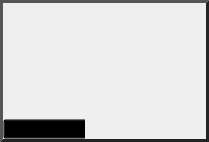
<?xml version="1.0" encoding="UTF-8"?>
<ui version="4.0">
 <class>ViewerWidget</class>
 <widget class="QWidget" name="ViewerWidget">
  <property name="geometry">
   <rect>
    <x>0</x>
    <y>0</y>
    <width>209</width>
    <height>142</height>
   </rect>
  </property>
  <property name="windowTitle">
   <string>ViewerWidget</string>
  </property>
  <property name="styleSheet">
   <string notr="true">QWidget#buttonbar_{
	background-color: qlineargradient(spread:pad, x1:0.5, y1:0, x2:0.5, y2:0.960227,
	stop:0 rgba(211, 211, 211, 255),
	stop:0.155779 rgba(228, 228, 228,255),
	stop:1 rgba(204, 204, 204, 255));
	margin: 0px;
	padding: 0px;
}

QWidget#viewer_states_holder_{
	margin: 0px;
	padding: 0px;
}

QWidget#border_{
	border-top: 3px solid rgb( 85, 85, 85 );
	border-bottom: 3px solid rgb( 35, 35, 35 );
	border-left: 3px solid rgb( 85, 85, 85 );
	border-right: 3px solid rgb( 35, 35, 35 );
}
/*
QComboBox {
	margin: 0, 0, 0, 0;
	padding: 0, 0, 0, 0;
	min-width: 6em;
	background-color: rgba( 0, 0, 0, 0 );
}
QComboBox::down-arrow:on {
	top: 1px;
	left: 1px;
}
QComboBox::down-arrow
{
	margin: 0, 0, 0, 0;
	padding: 0, 0, 0, 0;
	
}
*/

QToolButton{
	border: 1px solid rgba( 0, 0, 0, 0 );
	margin: 0, 0, 0, 0;
	padding: 0, 0, 0, 0;
	
}

QToolButton:hover{
	background-color: rgba( 140, 140, 140, 50 );
}

QToolButton:pressed{
	border: 1px solid rgba( 100, 100, 100, 120 );
	background-color: rgba( 100, 100, 100, 200 );
}


 QComboBox {
     /*border: 1px solid gray;
     border-radius: 3px;*/
     padding: 1px 1px 1px 1px;
     min-width: 6em;
	background-color: rgba( 0,0,0,0 );
	color: black;
 }

 QComboBox:editable {
     /*background: white;*/
 }

 QComboBox:!editable, QComboBox::drop-down:editable {
      /*background-color: rgba( 0,0,0,0 );*/
	background-color:
	qlineargradient(x1: 0, y1: 0, x2: 0, y2: 1,
                                  stop: 0 #E1E1E1, stop: 0.4 #DDDDDD,
                                  stop: 0.5 #D8D8D8, stop: 1.0 #D3D3D3);
 }

 /* QComboBox gets the &quot;on&quot; state when the popup is open */
 QComboBox:!editable:on, QComboBox::drop-down:editable:on {
     background: qlineargradient(x1: 0, y1: 0, x2: 0, y2: 1,
                                 stop: 0 #D3D3D3, stop: 0.4 #D8D8D8,
                                 stop: 0.5 #DDDDDD, stop: 1.0 #E1E1E1);
 }

 QComboBox:on { /* shift the text when the popup opens */
     /*padding-top: 3px;
     padding-left: 4px;*/
 }

 QComboBox::drop-down {
     subcontrol-origin: padding;
     subcontrol-position: top right;
     width: 0px;
	/*border-left-width: 1px;
     border-left-color: gray;
     border-left-style: solid; /* just a single line */
     border-top-right-radius: 3px; /* same radius as the QComboBox */
     border-bottom-right-radius: 3px;
 }

 QComboBox::down-arrow {
     image: url(/usr/share/icons/crystalsvg/16x16/actions/1downarrow.png);
 }

 QComboBox::down-arrow:on { /* shift the arrow when popup is open */
     top: 0px;
     left: 0px;
 }
QComboBox::icon{
	border: 1px solid rgba( 0, 0, 0, 0 );
}


</string>
  </property>
  <layout class="QHBoxLayout" name="horizontalLayout_3">
   <property name="spacing">
    <number>0</number>
   </property>
   <property name="margin">
    <number>0</number>
   </property>
   <item>
    <widget class="QWidget" name="border_" native="true">
     <layout class="QVBoxLayout" name="verticalLayout">
      <property name="spacing">
       <number>0</number>
      </property>
      <property name="margin">
       <number>3</number>
      </property>
      <item>
       <widget class="QWidget" name="viewer_slot_" native="true">
        <property name="sizePolicy">
         <sizepolicy hsizetype="Preferred" vsizetype="MinimumExpanding">
          <horstretch>0</horstretch>
          <verstretch>0</verstretch>
         </sizepolicy>
        </property>
        <layout class="QHBoxLayout" name="viewer_layout_">
         <property name="spacing">
          <number>0</number>
         </property>
         <property name="margin">
          <number>0</number>
         </property>
        </layout>
       </widget>
      </item>
      <item>
       <widget class="QWidget" name="buttonbar_" native="true">
        <property name="sizePolicy">
         <sizepolicy hsizetype="Preferred" vsizetype="Fixed">
          <horstretch>0</horstretch>
          <verstretch>0</verstretch>
         </sizepolicy>
        </property>
        <property name="minimumSize">
         <size>
          <width>0</width>
          <height>20</height>
         </size>
        </property>
        <property name="maximumSize">
         <size>
          <width>16777215</width>
          <height>16777215</height>
         </size>
        </property>
        <layout class="QHBoxLayout" name="button_layout_">
         <property name="spacing">
          <number>0</number>
         </property>
         <property name="margin">
          <number>0</number>
         </property>
         <item>
          <widget class="QWidget" name="viewer_states_holder_" native="true">
           <property name="sizePolicy">
            <sizepolicy hsizetype="Fixed" vsizetype="Fixed">
             <horstretch>0</horstretch>
             <verstretch>0</verstretch>
            </sizepolicy>
           </property>
           <property name="minimumSize">
            <size>
             <width>82</width>
             <height>20</height>
            </size>
           </property>
           <property name="maximumSize">
            <size>
             <width>82</width>
             <height>20</height>
            </size>
           </property>
           <layout class="QHBoxLayout" name="horizontalLayout">
            <property name="spacing">
             <number>0</number>
            </property>
            <property name="margin">
             <number>0</number>
            </property>
            <item>
             <widget class="QComboBox" name="viewer_states_">
              <property name="sizePolicy">
               <sizepolicy hsizetype="Fixed" vsizetype="Fixed">
                <horstretch>0</horstretch>
                <verstretch>0</verstretch>
               </sizepolicy>
              </property>
              <property name="minimumSize">
               <size>
                <width>98</width>
                <height>20</height>
               </size>
              </property>
              <property name="maximumSize">
               <size>
                <width>82</width>
                <height>16777215</height>
               </size>
              </property>
              <property name="palette">
               <palette>
                <active>
                 <colorrole role="WindowText">
                  <brush brushstyle="SolidPattern">
                   <color alpha="255">
                    <red>0</red>
                    <green>0</green>
                    <blue>0</blue>
                   </color>
                  </brush>
                 </colorrole>
                 <colorrole role="Button">
                  <brush brushstyle="SolidPattern">
                   <color alpha="0">
                    <red>0</red>
                    <green>0</green>
                    <blue>0</blue>
                   </color>
                  </brush>
                 </colorrole>
                 <colorrole role="Text">
                  <brush brushstyle="SolidPattern">
                   <color alpha="255">
                    <red>0</red>
                    <green>0</green>
                    <blue>0</blue>
                   </color>
                  </brush>
                 </colorrole>
                 <colorrole role="ButtonText">
                  <brush brushstyle="SolidPattern">
                   <color alpha="255">
                    <red>0</red>
                    <green>0</green>
                    <blue>0</blue>
                   </color>
                  </brush>
                 </colorrole>
                 <colorrole role="Base">
                  <brush brushstyle="SolidPattern">
                   <color alpha="0">
                    <red>0</red>
                    <green>0</green>
                    <blue>0</blue>
                   </color>
                  </brush>
                 </colorrole>
                 <colorrole role="Window">
                  <brush brushstyle="SolidPattern">
                   <color alpha="0">
                    <red>0</red>
                    <green>0</green>
                    <blue>0</blue>
                   </color>
                  </brush>
                 </colorrole>
                 <colorrole role="Highlight">
                  <brush brushstyle="SolidPattern">
                   <color alpha="0">
                    <red>181</red>
                    <green>213</green>
                    <blue>255</blue>
                   </color>
                  </brush>
                 </colorrole>
                </active>
                <inactive>
                 <colorrole role="WindowText">
                  <brush brushstyle="SolidPattern">
                   <color alpha="255">
                    <red>0</red>
                    <green>0</green>
                    <blue>0</blue>
                   </color>
                  </brush>
                 </colorrole>
                 <colorrole role="Button">
                  <brush brushstyle="LinearGradientPattern">
                   <gradient startx="0.000000000000000" starty="0.000000000000000" endx="0.000000000000000" endy="1.000000000000000" type="LinearGradient" spread="PadSpread" coordinatemode="ObjectBoundingMode">
                    <gradientstop position="0.000000000000000">
                     <color alpha="255">
                      <red>225</red>
                      <green>225</green>
                      <blue>225</blue>
                     </color>
                    </gradientstop>
                    <gradientstop position="0.400000000000000">
                     <color alpha="255">
                      <red>221</red>
                      <green>221</green>
                      <blue>221</blue>
                     </color>
                    </gradientstop>
                    <gradientstop position="0.500000000000000">
                     <color alpha="255">
                      <red>216</red>
                      <green>216</green>
                      <blue>216</blue>
                     </color>
                    </gradientstop>
                    <gradientstop position="1.000000000000000">
                     <color alpha="255">
                      <red>211</red>
                      <green>211</green>
                      <blue>211</blue>
                     </color>
                    </gradientstop>
                   </gradient>
                  </brush>
                 </colorrole>
                 <colorrole role="Text">
                  <brush brushstyle="SolidPattern">
                   <color alpha="255">
                    <red>0</red>
                    <green>0</green>
                    <blue>0</blue>
                   </color>
                  </brush>
                 </colorrole>
                 <colorrole role="ButtonText">
                  <brush brushstyle="SolidPattern">
                   <color alpha="255">
                    <red>0</red>
                    <green>0</green>
                    <blue>0</blue>
                   </color>
                  </brush>
                 </colorrole>
                 <colorrole role="Base">
                  <brush brushstyle="LinearGradientPattern">
                   <gradient startx="0.000000000000000" starty="0.000000000000000" endx="0.000000000000000" endy="1.000000000000000" type="LinearGradient" spread="PadSpread" coordinatemode="ObjectBoundingMode">
                    <gradientstop position="0.000000000000000">
                     <color alpha="255">
                      <red>225</red>
                      <green>225</green>
                      <blue>225</blue>
                     </color>
                    </gradientstop>
                    <gradientstop position="0.400000000000000">
                     <color alpha="255">
                      <red>221</red>
                      <green>221</green>
                      <blue>221</blue>
                     </color>
                    </gradientstop>
                    <gradientstop position="0.500000000000000">
                     <color alpha="255">
                      <red>216</red>
                      <green>216</green>
                      <blue>216</blue>
                     </color>
                    </gradientstop>
                    <gradientstop position="1.000000000000000">
                     <color alpha="255">
                      <red>211</red>
                      <green>211</green>
                      <blue>211</blue>
                     </color>
                    </gradientstop>
                   </gradient>
                  </brush>
                 </colorrole>
                 <colorrole role="Window">
                  <brush brushstyle="LinearGradientPattern">
                   <gradient startx="0.000000000000000" starty="0.000000000000000" endx="0.000000000000000" endy="1.000000000000000" type="LinearGradient" spread="PadSpread" coordinatemode="ObjectBoundingMode">
                    <gradientstop position="0.000000000000000">
                     <color alpha="255">
                      <red>225</red>
                      <green>225</green>
                      <blue>225</blue>
                     </color>
                    </gradientstop>
                    <gradientstop position="0.400000000000000">
                     <color alpha="255">
                      <red>221</red>
                      <green>221</green>
                      <blue>221</blue>
                     </color>
                    </gradientstop>
                    <gradientstop position="0.500000000000000">
                     <color alpha="255">
                      <red>216</red>
                      <green>216</green>
                      <blue>216</blue>
                     </color>
                    </gradientstop>
                    <gradientstop position="1.000000000000000">
                     <color alpha="255">
                      <red>211</red>
                      <green>211</green>
                      <blue>211</blue>
                     </color>
                    </gradientstop>
                   </gradient>
                  </brush>
                 </colorrole>
                 <colorrole role="Highlight">
                  <brush brushstyle="SolidPattern">
                   <color alpha="0">
                    <red>181</red>
                    <green>213</green>
                    <blue>255</blue>
                   </color>
                  </brush>
                 </colorrole>
                </inactive>
                <disabled>
                 <colorrole role="WindowText">
                  <brush brushstyle="SolidPattern">
                   <color alpha="255">
                    <red>0</red>
                    <green>0</green>
                    <blue>0</blue>
                   </color>
                  </brush>
                 </colorrole>
                 <colorrole role="Button">
                  <brush brushstyle="LinearGradientPattern">
                   <gradient startx="0.000000000000000" starty="0.000000000000000" endx="0.000000000000000" endy="1.000000000000000" type="LinearGradient" spread="PadSpread" coordinatemode="ObjectBoundingMode">
                    <gradientstop position="0.000000000000000">
                     <color alpha="255">
                      <red>225</red>
                      <green>225</green>
                      <blue>225</blue>
                     </color>
                    </gradientstop>
                    <gradientstop position="0.400000000000000">
                     <color alpha="255">
                      <red>221</red>
                      <green>221</green>
                      <blue>221</blue>
                     </color>
                    </gradientstop>
                    <gradientstop position="0.500000000000000">
                     <color alpha="255">
                      <red>216</red>
                      <green>216</green>
                      <blue>216</blue>
                     </color>
                    </gradientstop>
                    <gradientstop position="1.000000000000000">
                     <color alpha="255">
                      <red>211</red>
                      <green>211</green>
                      <blue>211</blue>
                     </color>
                    </gradientstop>
                   </gradient>
                  </brush>
                 </colorrole>
                 <colorrole role="Text">
                  <brush brushstyle="SolidPattern">
                   <color alpha="255">
                    <red>0</red>
                    <green>0</green>
                    <blue>0</blue>
                   </color>
                  </brush>
                 </colorrole>
                 <colorrole role="ButtonText">
                  <brush brushstyle="SolidPattern">
                   <color alpha="255">
                    <red>0</red>
                    <green>0</green>
                    <blue>0</blue>
                   </color>
                  </brush>
                 </colorrole>
                 <colorrole role="Base">
                  <brush brushstyle="LinearGradientPattern">
                   <gradient startx="0.000000000000000" starty="0.000000000000000" endx="0.000000000000000" endy="1.000000000000000" type="LinearGradient" spread="PadSpread" coordinatemode="ObjectBoundingMode">
                    <gradientstop position="0.000000000000000">
                     <color alpha="255">
                      <red>225</red>
                      <green>225</green>
                      <blue>225</blue>
                     </color>
                    </gradientstop>
                    <gradientstop position="0.400000000000000">
                     <color alpha="255">
                      <red>221</red>
                      <green>221</green>
                      <blue>221</blue>
                     </color>
                    </gradientstop>
                    <gradientstop position="0.500000000000000">
                     <color alpha="255">
                      <red>216</red>
                      <green>216</green>
                      <blue>216</blue>
                     </color>
                    </gradientstop>
                    <gradientstop position="1.000000000000000">
                     <color alpha="255">
                      <red>211</red>
                      <green>211</green>
                      <blue>211</blue>
                     </color>
                    </gradientstop>
                   </gradient>
                  </brush>
                 </colorrole>
                 <colorrole role="Window">
                  <brush brushstyle="LinearGradientPattern">
                   <gradient startx="0.000000000000000" starty="0.000000000000000" endx="0.000000000000000" endy="1.000000000000000" type="LinearGradient" spread="PadSpread" coordinatemode="ObjectBoundingMode">
                    <gradientstop position="0.000000000000000">
                     <color alpha="255">
                      <red>225</red>
                      <green>225</green>
                      <blue>225</blue>
                     </color>
                    </gradientstop>
                    <gradientstop position="0.400000000000000">
                     <color alpha="255">
                      <red>221</red>
                      <green>221</green>
                      <blue>221</blue>
                     </color>
                    </gradientstop>
                    <gradientstop position="0.500000000000000">
                     <color alpha="255">
                      <red>216</red>
                      <green>216</green>
                      <blue>216</blue>
                     </color>
                    </gradientstop>
                    <gradientstop position="1.000000000000000">
                     <color alpha="255">
                      <red>211</red>
                      <green>211</green>
                      <blue>211</blue>
                     </color>
                    </gradientstop>
                   </gradient>
                  </brush>
                 </colorrole>
                 <colorrole role="Highlight">
                  <brush brushstyle="SolidPattern">
                   <color alpha="255">
                    <red>208</red>
                    <green>208</green>
                    <blue>208</blue>
                   </color>
                  </brush>
                 </colorrole>
                </disabled>
               </palette>
              </property>
              <property name="currentIndex">
               <number>0</number>
              </property>
              <property name="sizeAdjustPolicy">
               <enum>QComboBox::AdjustToContents</enum>
              </property>
              <property name="iconSize">
               <size>
                <width>16</width>
                <height>16</height>
               </size>
              </property>
              <property name="frame">
               <bool>false</bool>
              </property>
              <item>
               <property name="text">
                <string notr="true">Sagittal</string>
               </property>
               <property name="icon">
                <iconset resource="Resources/AppInterface.qrc">
                 <normaloff>:/Images/Xview.png</normaloff>:/Images/Xview.png</iconset>
               </property>
              </item>
              <item>
               <property name="text">
                <string notr="true">Axial</string>
               </property>
               <property name="icon">
                <iconset resource="Resources/AppInterface.qrc">
                 <normaloff>:/Images/Zview.png</normaloff>:/Images/Zview.png</iconset>
               </property>
              </item>
              <item>
               <property name="text">
                <string notr="true">Coronal</string>
               </property>
               <property name="icon">
                <iconset resource="Resources/AppInterface.qrc">
                 <normaloff>:/Images/Yview.png</normaloff>:/Images/Yview.png</iconset>
               </property>
              </item>
              <item>
               <property name="text">
                <string notr="true">Volume</string>
               </property>
               <property name="icon">
                <iconset resource="Resources/AppInterface.qrc">
                 <normaloff>:/Images/Vview.png</normaloff>:/Images/Vview.png</iconset>
               </property>
              </item>
             </widget>
            </item>
           </layout>
          </widget>
         </item>
         <item>
          <widget class="QToolButton" name="auto_view_button_">
           <property name="minimumSize">
            <size>
             <width>20</width>
             <height>20</height>
            </size>
           </property>
           <property name="maximumSize">
            <size>
             <width>20</width>
             <height>20</height>
            </size>
           </property>
           <property name="text">
            <string/>
           </property>
           <property name="icon">
            <iconset resource="Resources/AppInterface.qrc">
             <normaloff>:/Images/AutoViewOff.png</normaloff>
             <normalon>:/Images/AutoView.png</normalon>:/Images/AutoViewOff.png</iconset>
           </property>
           <property name="checkable">
            <bool>false</bool>
           </property>
          </widget>
         </item>
         <item>
          <widget class="QToolButton" name="lock_button_">
           <property name="sizePolicy">
            <sizepolicy hsizetype="Fixed" vsizetype="Fixed">
             <horstretch>0</horstretch>
             <verstretch>0</verstretch>
            </sizepolicy>
           </property>
           <property name="minimumSize">
            <size>
             <width>20</width>
             <height>20</height>
            </size>
           </property>
           <property name="maximumSize">
            <size>
             <width>20</width>
             <height>20</height>
            </size>
           </property>
           <property name="icon">
            <iconset resource="Resources/AppInterface.qrc">
             <normaloff>:/Images/LockOff.png</normaloff>
             <normalon>:/Images/Lock.png</normalon>:/Images/LockOff.png</iconset>
           </property>
           <property name="checkable">
            <bool>true</bool>
           </property>
          </widget>
         </item>
         <item>
          <widget class="QToolButton" name="grid_button_">
           <property name="minimumSize">
            <size>
             <width>20</width>
             <height>20</height>
            </size>
           </property>
           <property name="maximumSize">
            <size>
             <width>20</width>
             <height>20</height>
            </size>
           </property>
           <property name="icon">
            <iconset resource="Resources/AppInterface.qrc">
             <normaloff>:/Images/GridOff.png</normaloff>
             <normalon>:/Images/Grid.png</normalon>:/Images/GridOff.png</iconset>
           </property>
           <property name="checkable">
            <bool>true</bool>
           </property>
          </widget>
         </item>
         <item>
          <widget class="QToolButton" name="slice_visible_button_">
           <property name="minimumSize">
            <size>
             <width>20</width>
             <height>20</height>
            </size>
           </property>
           <property name="maximumSize">
            <size>
             <width>20</width>
             <height>20</height>
            </size>
           </property>
           <property name="icon">
            <iconset resource="Resources/AppInterface.qrc">
             <normaloff>:/Images/VisibleOff.png</normaloff>
             <normalon>:/Images/Visible.png</normalon>:/Images/VisibleOff.png</iconset>
           </property>
           <property name="checkable">
            <bool>true</bool>
           </property>
          </widget>
         </item>
         <item>
          <widget class="QToolButton" name="flip_horizontal_button_">
           <property name="minimumSize">
            <size>
             <width>20</width>
             <height>20</height>
            </size>
           </property>
           <property name="maximumSize">
            <size>
             <width>20</width>
             <height>20</height>
            </size>
           </property>
           <property name="icon">
            <iconset resource="Resources/AppInterface.qrc">
             <normaloff>:/Images/FlipHorizOff.png</normaloff>
             <normalon>:/Images/FlipHoriz.png</normalon>:/Images/FlipHorizOff.png</iconset>
           </property>
           <property name="checkable">
            <bool>true</bool>
           </property>
          </widget>
         </item>
         <item>
          <widget class="QToolButton" name="flip_vertical_button_">
           <property name="minimumSize">
            <size>
             <width>20</width>
             <height>20</height>
            </size>
           </property>
           <property name="maximumSize">
            <size>
             <width>20</width>
             <height>20</height>
            </size>
           </property>
           <property name="icon">
            <iconset resource="Resources/AppInterface.qrc">
             <normaloff>:/Images/FlipVertOff.png</normaloff>
             <normalon>:/Images/FlipVert.png</normalon>:/Images/FlipVertOff.png</iconset>
           </property>
           <property name="checkable">
            <bool>true</bool>
           </property>
          </widget>
         </item>
         <item>
          <spacer name="horizontalSpacer">
           <property name="orientation">
            <enum>Qt::Horizontal</enum>
           </property>
           <property name="sizeType">
            <enum>QSizePolicy::Expanding</enum>
           </property>
           <property name="sizeHint" stdset="0">
            <size>
             <width>0</width>
             <height>13</height>
            </size>
           </property>
          </spacer>
         </item>
        </layout>
       </widget>
      </item>
     </layout>
    </widget>
   </item>
  </layout>
 </widget>
 <resources>
  <include location="Resources/AppInterface.qrc"/>
 </resources>
 <connections/>
</ui>
